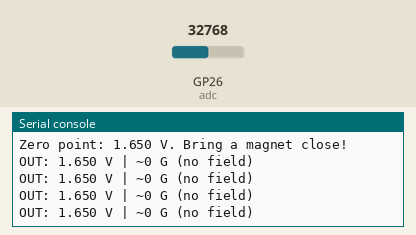
Simulated run of this program. Board: Raspberry Pi Pico running MicroPython. On the bench: the last lines printed to the serial console. The test bench sets the inputs (shaded band); at power-on: GP26 (adc) = 32768 (analog values on the 0–65535 scale).

Above: at 2.6 s.
2.7 s: GP26 (adc) set to 45874
At 3.04 s:
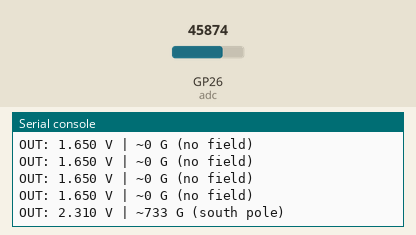
4.3 s: GP26 (adc) set to 19660
At 4.75 s:
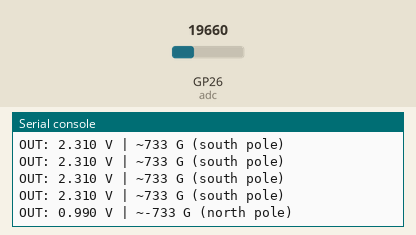

Measured:
- after the input at 2.7 s, the serial console: prints a new line after 0.11 s (image 1)
- after the input at 4.3 s, the serial console: prints a new line after 0.22 s (image 2)

The program:

example_2.py
```python
# Raspberry Pi Pico MicroPython example that samples ADC0 (GP26), calibrates the zero-voltage baseline, converts readings to gauss, and prints field strength and pole to the REPL.
#
# Buy this module: https://shillehtek.com/products/linear-hall-effect-sensor-49e-arduino-esp32
# Full manual: https://shillehtek.com/blogs/shillehtek-product-manuals/linear-hall-effect-sensor-49e-arduino-esp32-manual
# More examples: https://github.com/shillehbean/shillehtek-examples
#

# 49E Linear Hall Effect Sensor - Pico MicroPython Example
# OUT -> GP26 (ADC0), VCC -> 3V3(OUT), GND -> GND

from machine import ADC
import time

adc = ADC(26)
CONVERSION = 3.3 / 65535
MV_PER_GAUSS = 0.9        # ~0.9 mV/G at 3.3V supply

def read_volts(samples):
    total = 0
    for _ in range(samples):
        total += adc.read_u16()
        time.sleep_ms(2)
    return total / samples * CONVERSION

print("Calibrating - keep magnets away...")
time.sleep(1)
zero = read_volts(200)
print("Zero point: {:.3f} V. Bring a magnet close!".format(zero))

while True:
    volts = read_volts(20)
    gauss = (volts - zero) * 1000 / MV_PER_GAUSS

    if gauss > 15:
        pole = "south pole"
    elif gauss < -15:
        pole = "north pole"
    else:
        pole = "no field"

    print("OUT: {:.3f} V | ~{:.0f} G ({})".format(volts, gauss, pole))
    time.sleep(0.3)
```
